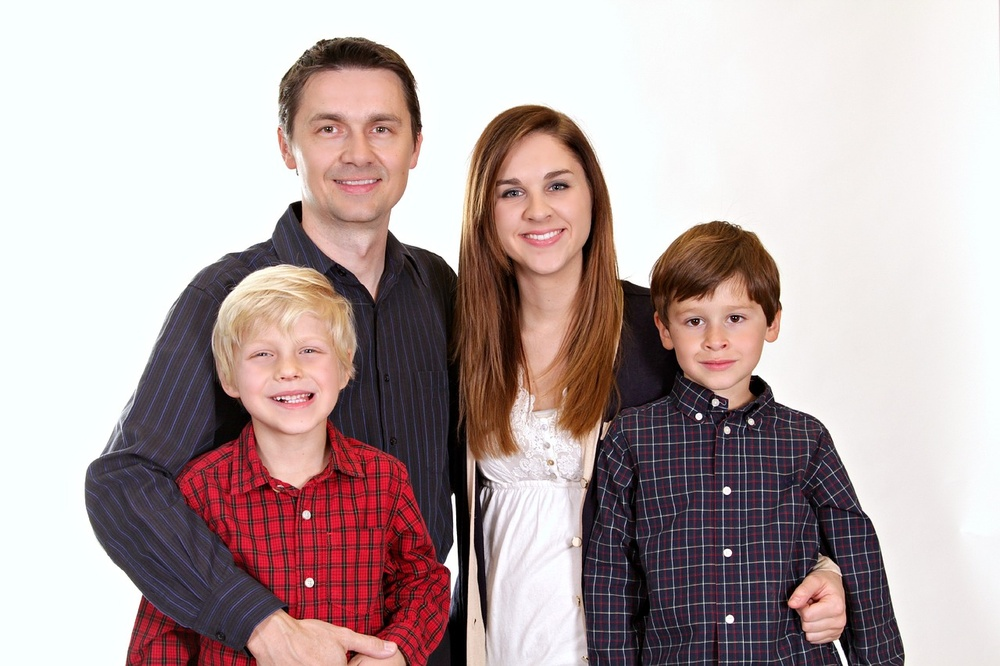
#> input picture image/14.family.jpg, 1000 x 666 px, shrunk from 1280 x 853 before the run, given in place of the camera
$ jupyter execute '22.OpenCV로 얼굴 인식하기.ipynb'   (text cells are left out)
#> lines starting #> are read from the running program, lines starting #| are printed output that depends on the picture; after the words box and inside, x2 and y2 are one past the last pixel; in counts of white or black regions, pixels touching at a corner belong together
[cell 1]
import cv2

capture = cv2.VideoCapture(0)

while capture.isOpened(): # 동영상이 열렸다면 - 동영상을 잘 촬영하고 있다면
    ret, frame = capture.read() # ret : 성공여부 / frame : 프레임
#> frame is the input picture: shape (666, 1000, 3); mean B, G, R 167.1, 167.5, 184.5
    cv2.imshow("VideoFrame", frame)
    key = cv2.waitKey(10)
#> (key Esc is pressed here)
    if key == 27: # 27은 esc키다.
        break

capture.release()
cv2.destroyAllWindows()

[cell 2]
# 좌우 반전을 하고 gray 스케일로 바꿉니다.
import cv2

capture = cv2.VideoCapture(0)

while capture.isOpened(): # 동영상이 열렸다면 - 동영상을 잘 촬영하고 있다면
    ret, frame = capture.read() # ret : 성공여부 / frame : 프레임
    frame = cv2.flip(frame, 1) # 좌우 반전합니다.
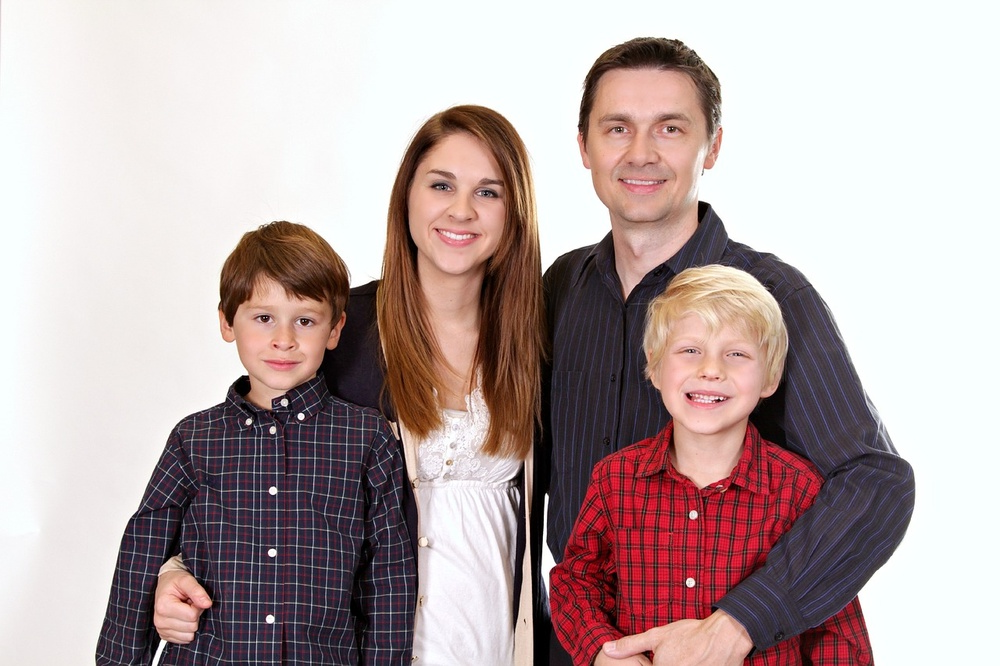
#> frame: shape (666, 1000, 3); mean B, G, R 167.1, 167.5, 184.5
    grayframe = cv2.cvtColor(frame, cv2.COLOR_BGR2GRAY) # gray 스케일로 바꿉니다.
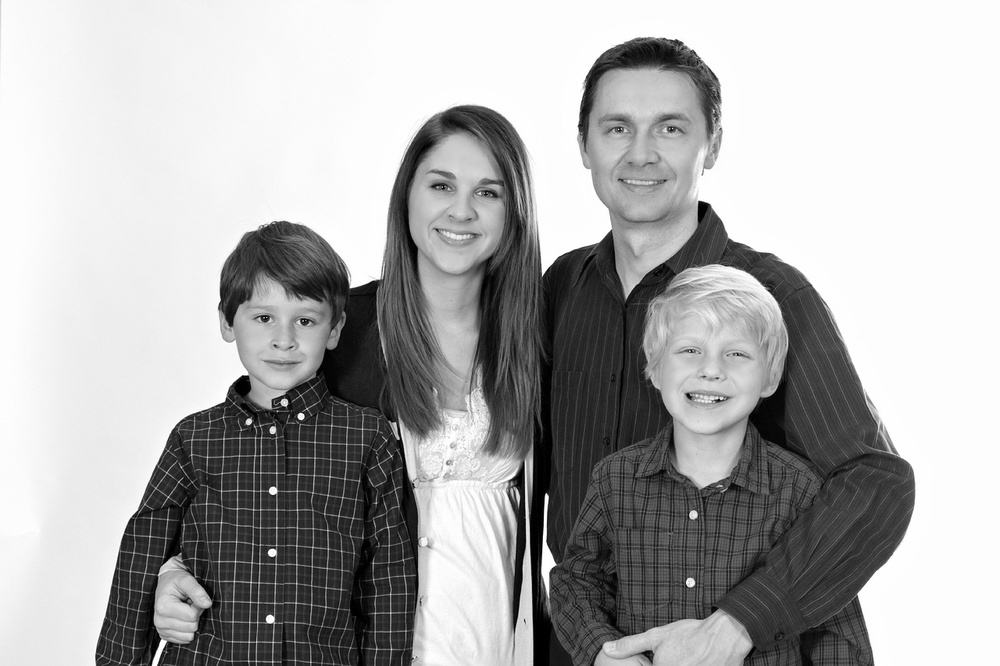
#> grayframe: shape (666, 1000); min 0, max 255, mean 172.5
    cv2.imshow("VideoFrame", grayframe)
    key = cv2.waitKey(10)
#> (key Esc is pressed here)
    if key == 27: # 27은 esc키다.
        break

capture.release()
cv2.destroyAllWindows()

[cell 3]
import cv2

capture = cv2.VideoCapture(0)
face_cascade = cv2.CascadeClassifier() # 캐스케이드 객체를 만듭니다.
face_cascade.load(r'C:\opencv\haarcascade_frontalface_default.xml') # 데이터를 입력합니다.

while capture.isOpened():
    ret, frame = capture.read()
    frame = cv2.flip(frame, 1) # 좌우 반전합니다.
    grayframe = cv2.cvtColor(frame, cv2.COLOR_BGR2GRAY) # gray 스케일로 바꿉니다.
    grayframe = cv2.equalizeHist(grayframe) # 영상을 더 잘 분석할 수 있도록 평활화를 합니다.
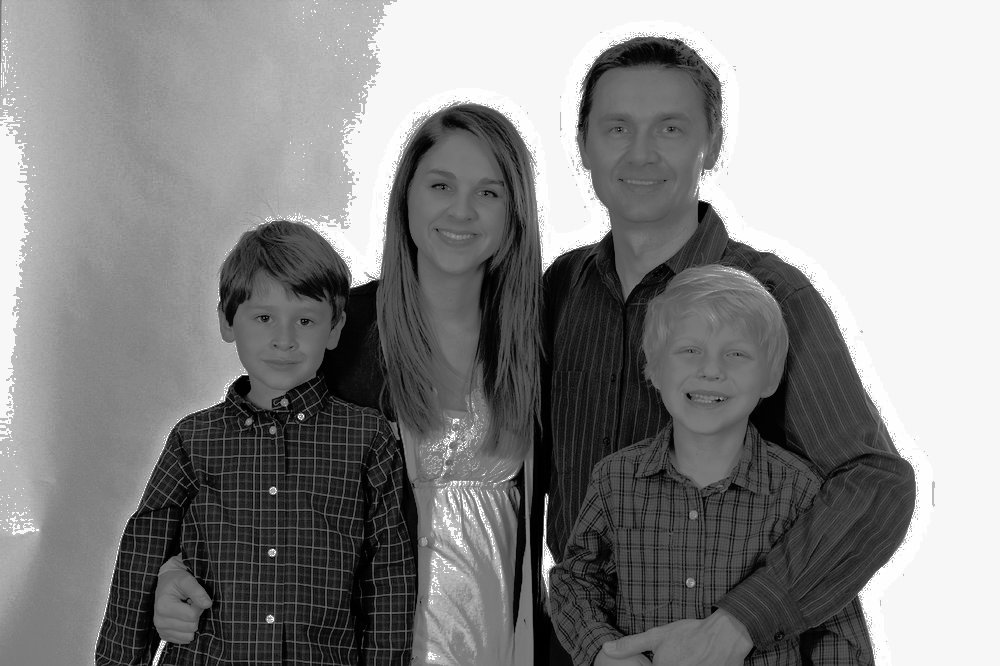
#> grayframe: shape (666, 1000); min 0, max 255, mean 135.2
    # 회색으로 좀 더 얼굴 인식이 잘 되도록 합니다.
    faces = face_cascade.detectMultiScale(grayframe, 1.1, 3, 0, (30, 30))
#> faces = [[672, 410, 68, 68], [412, 245, 79, 79], [582, 80, 123, 123], [405, 146, 114, 114], [231, 282, 103, 103], [650, 308, 118, 118]]
    # 인식을 하면 x, y, w, h 값을 확인할 수 있습니다.
    # 얼굴을 여러 개 인식할 수 있습니다.
    for (x,y,w,h) in faces:
        cv2.rectangle(frame,(x,y),(x+w,y+h),(0,0,255),3)
#> this loop made 6 passes
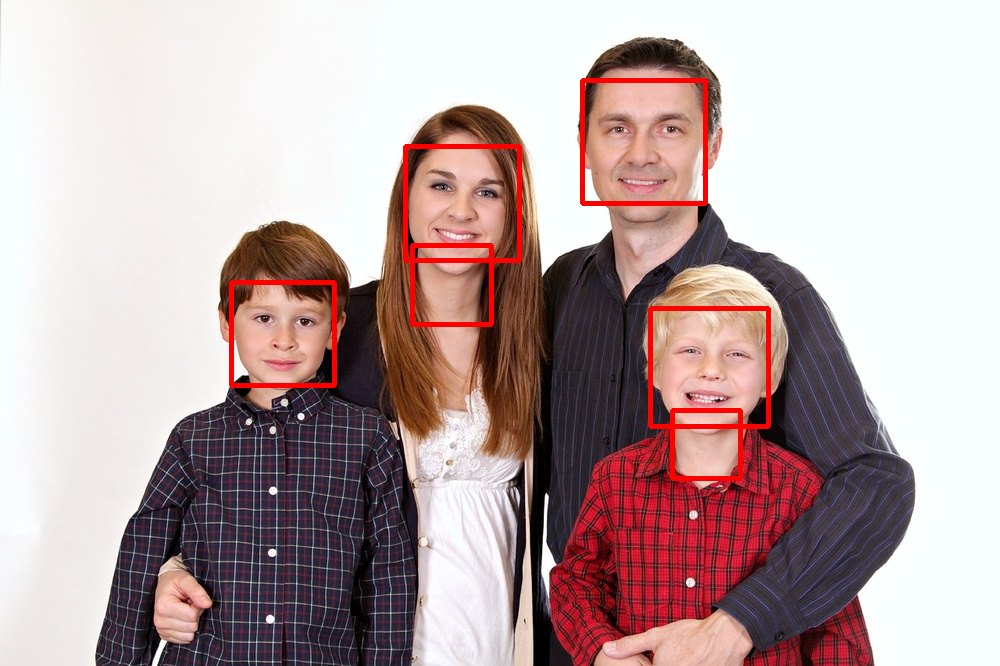
#> frame: shape (666, 1000, 3); 1.79% of pixels changed, all inside (x1, y1, x2, y2) = (229, 78, 771, 481)
    cv2.imshow("Face", frame)
    key = cv2.waitKey(10)
#> (key Esc is pressed here)
    if key == 27: # 27은 esc키다.
        break

capture.release()
cv2.destroyAllWindows()

[cell 4]
import cv2

capture = cv2.VideoCapture(0)
face_cascade = cv2.CascadeClassifier()
face_cascade.load(r'C:\opencv\haarcascade_frontalface_default.xml')
font = cv2.FONT_HERSHEY_DUPLEX # 폰트를 정합니다.
#> font = 2

while capture.isOpened():
    ret, frame = capture.read()
    frame = cv2.flip(frame, 1)
    grayframe = cv2.cvtColor(frame, cv2.COLOR_BGR2GRAY)
    grayframe = cv2.equalizeHist(grayframe)
    faces = face_cascade.detectMultiScale(grayframe, 1.1, 3, 0, (30, 30))
    for (x,y,w,h) in faces:
        cv2.rectangle(frame,(x,y),(x+w,y+h),(0,0,255),3)
        # 인식한 얼굴 위에 face라는 글씨를 씁니다.
        cv2.putText(frame, "face", (x, y-10), font, 0.5, (255,0,0))
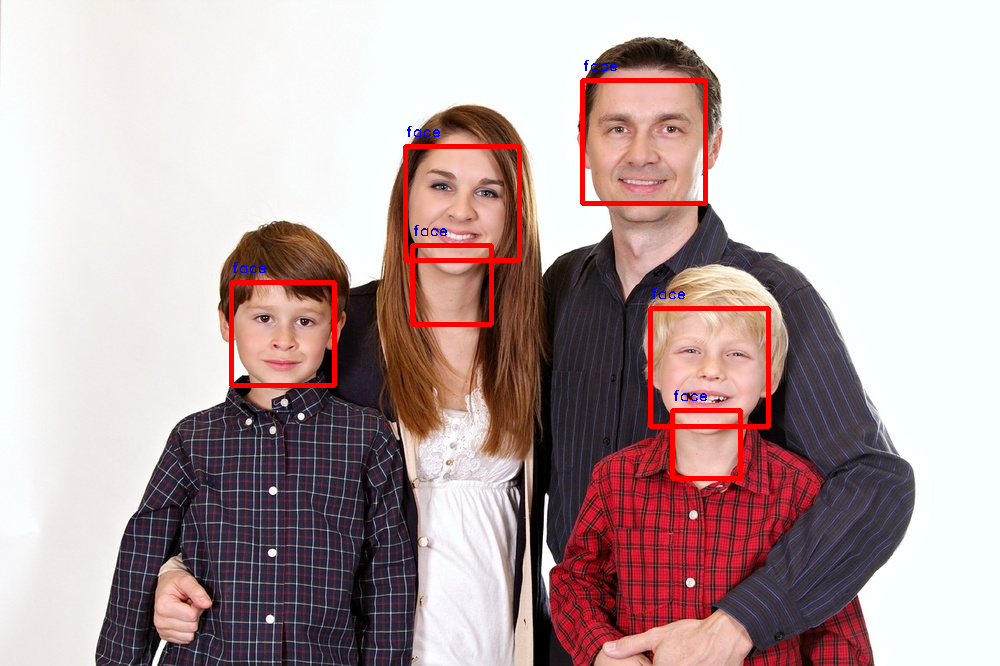
#> frame: shape (666, 1000, 3); 1.9% of pixels changed, all inside (x1, y1, x2, y2) = (229, 60, 771, 481)
    cv2.imshow("Face", frame)
    key = cv2.waitKey(10)
#> (key Esc is pressed here)
    if key == 27:
        break

capture.release()
cv2.destroyAllWindows()

$ run again, on image/14.man.jpg
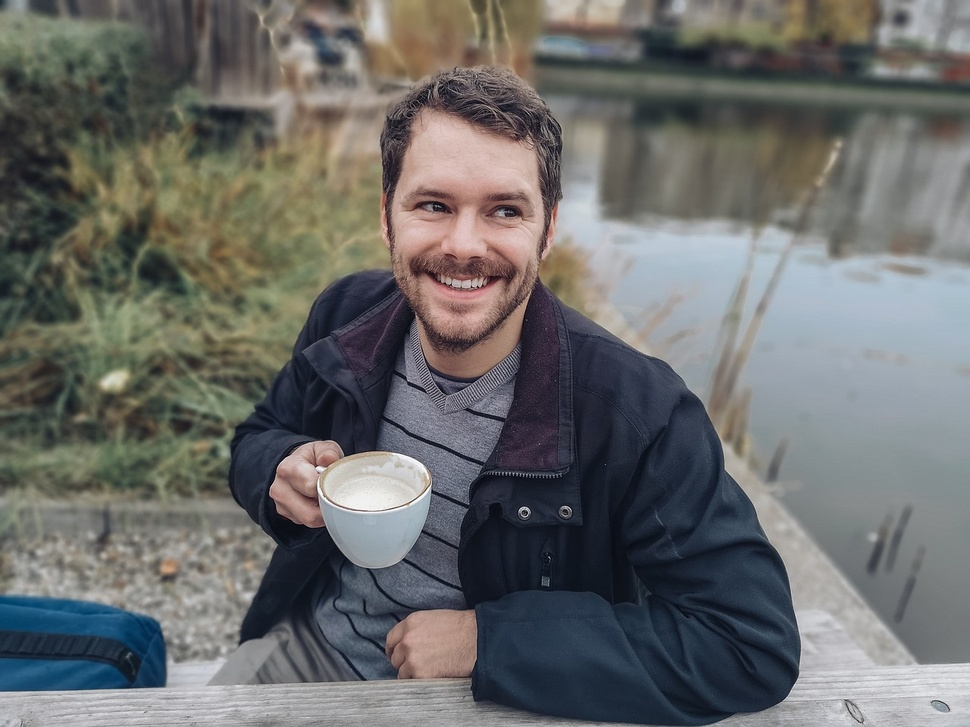
#> input picture image/14.man.jpg, 970 x 727 px, shrunk from 1280 x 960 before the run, given in place of the camera
#> frame is the input picture: shape (727, 970, 3); mean B, G, R 105.6, 107.1, 106.3
#> faces = [[883, 140, 62, 62], [575, 200, 70, 70], [601, 5, 73, 73], [682, 384, 121, 121], [399, 130, 203, 203]]
#> the loop `for (x,y,w,h) in faces:` made 5 passes
#> after the loop `for (x,y,w,h) in faces:`:
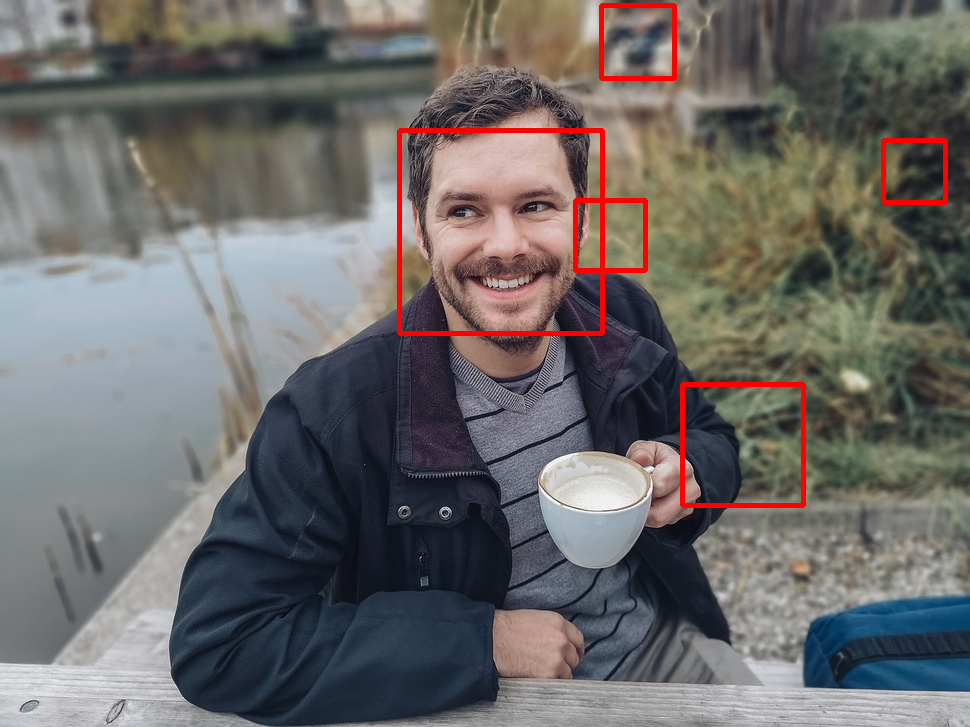
#> frame: shape (727, 970, 3); mean B, G, R 104.2, 105.5, 108.4
#> font = 2
#> after the loop `for (x,y,w,h) in faces:`:
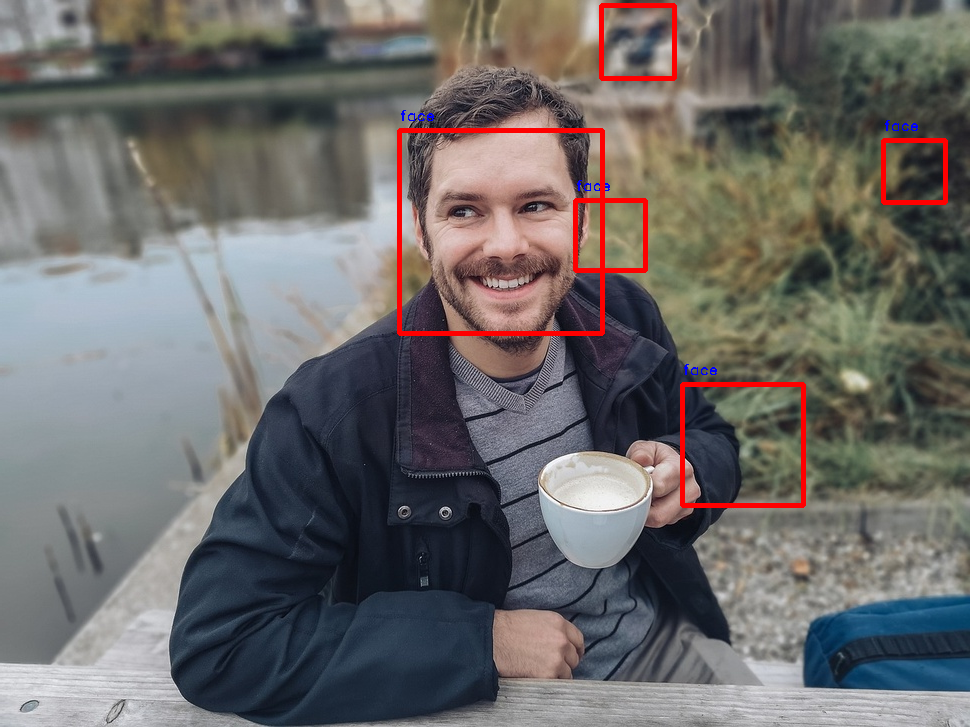
#> frame: shape (727, 970, 3); mean B, G, R 104.3, 105.4, 108.3
